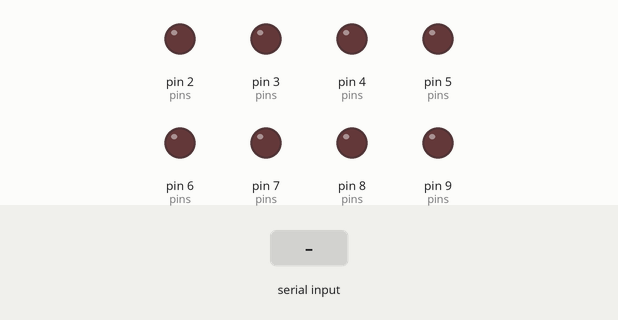
This sketch was run on a simulated Arduino Uno, built with avr-gcc and run on an emulated ATmega328P. On the bench: output pins drawn as LEDs (lit = HIGH). Inputs (shaded band) come from the test bench. What the sketch prints to the serial monitor is not drawn.

Above: at 1.3 s.
1.4 s: "c\n" received over Serial
At 3.5 s:
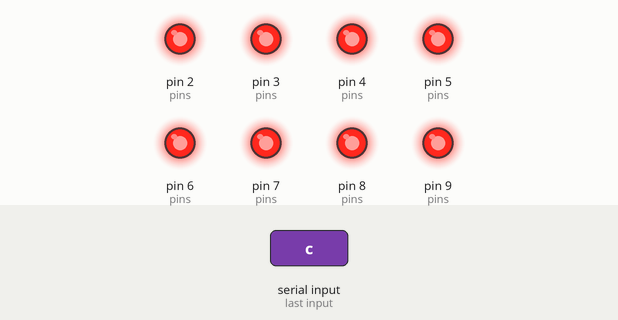
4.4 s: byte 100 ('d') received over Serial
At 4.55 s:
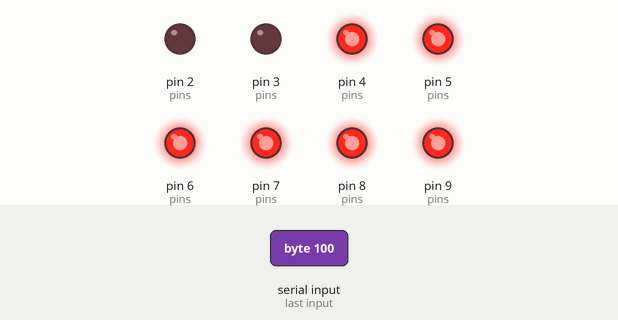
11.9 s: byte 97 ('a') received over Serial
At 12.2 s:
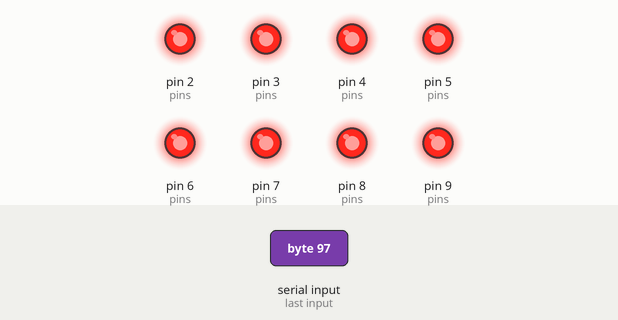
13.5 s: byte 98 ('b') received over Serial
At 14.6 s:
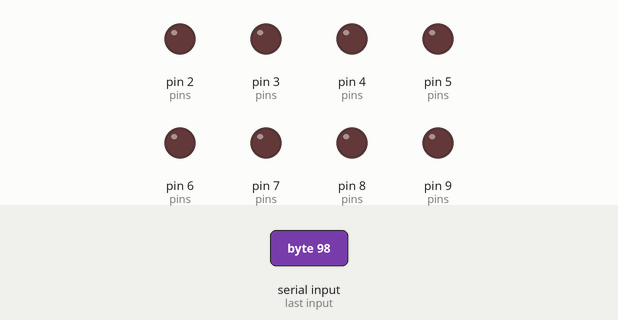
Timing chart, 0 to 16.1 s (numbered marks = the images above; inputs shaded):
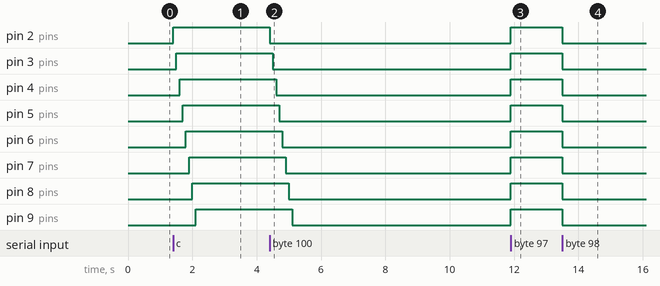

The sketch:

recorder.ino
```cpp
// Complete the code so the commandTimes
// updatePlayCommands() function waits the
// correct amount of time before running the
// next command (look for uses of the commandTimes[] array).
// Add new commands to toggle each LED on and off.

int pins[] = {
    2,
    3,
    4,
    5,
    6,
    7,
    8,
    9,
};

bool playing = false;
bool recording = false;

// Try to remove const and see what happens
const int maxCommands = 20;
int numCommands = 0;
char commands[maxCommands];

unsigned long commandTimer = 0;
// The time between each command
unsigned long commandTimes[maxCommands];

void setup()
{
    Serial.begin(9600);

    for (int pin : pins)
    {
        pinMode(pin, OUTPUT);
    }

    Serial.println("Commands:");
    Serial.println("p: Play recorded commands");
    Serial.println("r: Record commands");
    Serial.println("");
    Serial.println("a: Turn all LEDs on");
    Serial.println("b: Turn all LEDs off");
    Serial.println("c: Turn all LEDs on one by one");
    Serial.println("d: Turn all LEDs off one by one");
}

void runCommand(char command)
{
    switch (command)
    {
    case 'a':
        for (int pin : pins)
        {
            digitalWrite(pin, HIGH);
        }
        break;
    case 'b':
        for (int pin : pins)
        {
            digitalWrite(pin, LOW);
        }
        break;
    case 'c':
        for (int pin : pins)
        {
            digitalWrite(pin, HIGH);
            delay(100);
        }
        break;
    case 'd':
        for (int pin : pins)
        {
            digitalWrite(pin, LOW);
            delay(100);
        }
        break;
    }
}

void processCommand(char command)
{
    switch (command)
    {
    case 'p':
        playing = !playing;
        Serial.println(playing ? "Playing" : "Stopped playing");
        break;
    case 'r':
        recording = !recording;
        commandTimer = millis();
        Serial.println(recording ? "Recording" : "Stopped recording");
        if (recording)
            numCommands = 0;
        break;
    default:
        runCommand(command);
        if (recording)
        {
            if (numCommands < maxCommands)
            {
                unsigned long duration = millis() - commandTimer;

                Serial.print("[");
                Serial.print(numCommands + 1);
                Serial.print("/");
                Serial.print(maxCommands);
                Serial.print("/");
                Serial.print(duration);
                Serial.print("ms");
                Serial.print("]: ");
                Serial.println(command);

                commandTimes[numCommands] = duration;

                commands[numCommands] = command;
                commandTimer = millis();
                numCommands++;
            }
            if (numCommands >= maxCommands)
            {
                Serial.println("Max commands reached");
                processCommand('r');
            }
        }
        break;
    }
}

void updateSerial()
{
    while (Serial.available())
    {
        char command = Serial.read();

        if (command == '\n')
        {
            continue;
        }

        processCommand(command);
    }
}

void updatePlayCommands()
{
    if (playing)
    {
        Serial.println("Playing commands: ");
        for (int i = 0; i < numCommands; i++)
        {
            char command = commands[i];
            Serial.print(command);
            runCommand(command);
        }
        Serial.println("");
    }
}

void loop()
{
    updateSerial();
    updatePlayCommands();
}
```

Measured:
- after the input at 1.4 s, pin 2 (pins): LOW → HIGH at once; pin 3 (pins): LOW → HIGH after 0.10 s; pin 4 (pins): LOW → HIGH after 0.20 s; pin 5 (pins): LOW → HIGH after 0.30 s; pin 6 (pins): LOW → HIGH after 0.40 s
- after the input at 4.4 s, pin 2 (pins): HIGH → LOW at once; pin 3 (pins): HIGH → LOW after 0.10 s; pin 4 (pins): HIGH → LOW after 0.20 s; pin 5 (pins): HIGH → LOW after 0.30 s; pin 6 (pins): HIGH → LOW after 0.40 s
- after the input at 11.9 s, pin 2 (pins), pin 3 (pins), pin 4 (pins), pin 5 (pins), pin 6 (pins), pin 7 (pins), pin 8 (pins), pin 9 (pins): LOW → HIGH at once
- after the input at 13.5 s, pin 2 (pins), pin 3 (pins), pin 4 (pins), pin 5 (pins), pin 6 (pins), pin 7 (pins), pin 8 (pins), pin 9 (pins): HIGH → LOW at once
